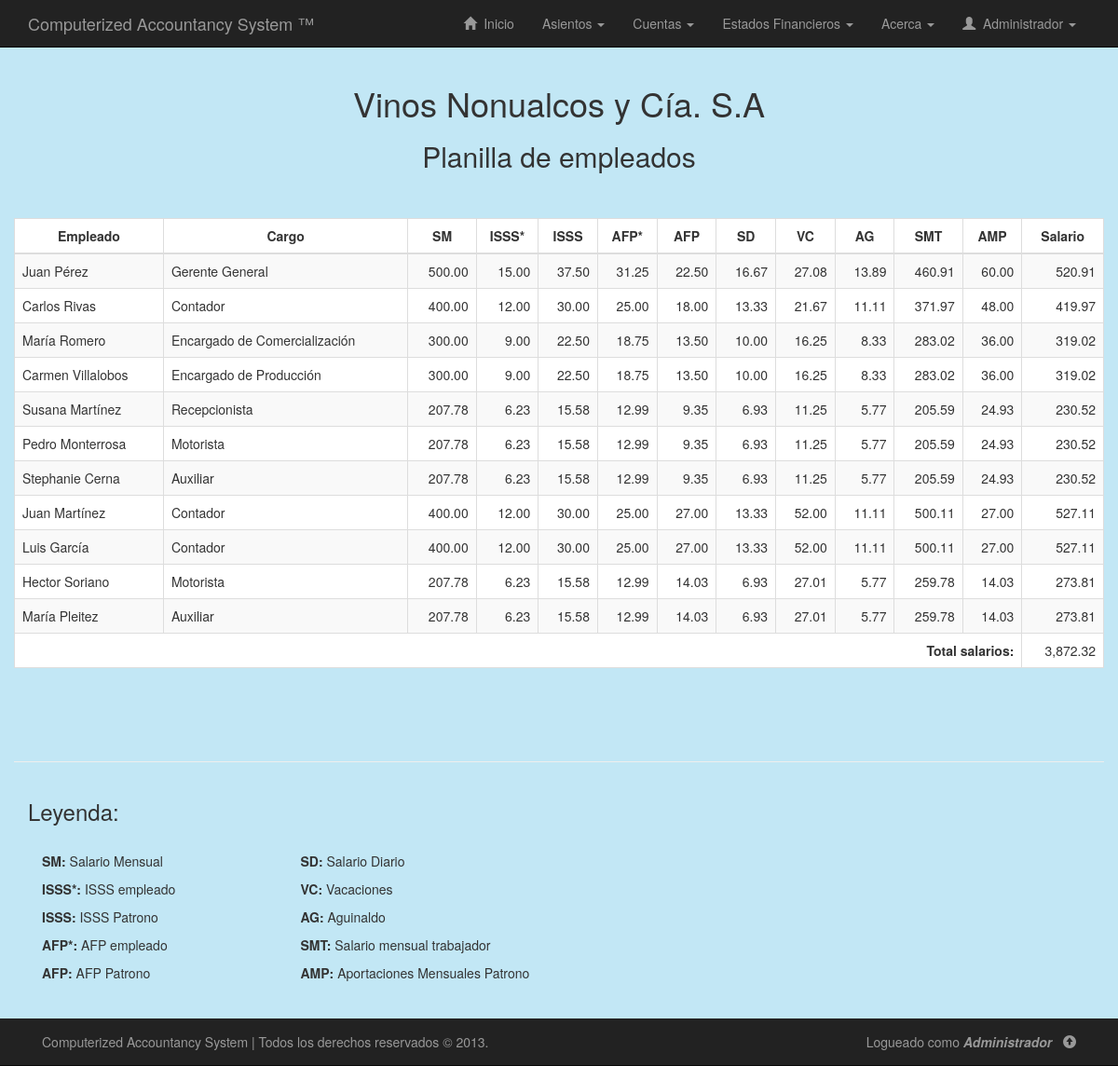
/casv2-master/php/ver-planilla.php (signed in), run on the app's committed database.
### tables this page shows
CREATE TABLE IF NOT EXISTS `empleados` (
  `id` int(11) NOT NULL AUTO_INCREMENT,
  `codigo_empleado` varchar(8) NOT NULL,
  `primer_nombre` varchar(50) DEFAULT NULL,
  `segundo_nombre` varchar(50) DEFAULT NULL,
  `primer_apellido` varchar(50) DEFAULT NULL,
  `segundo_apellido` varchar(50) DEFAULT NULL,
  `cargo` varchar(30) DEFAULT NULL,
  `salario_mensual_contratado` double NOT NULL,
  `isss_trabajador` double DEFAULT NULL,
  `isss_patrono` double DEFAULT NULL,
  `afp_trabajador` double DEFAULT NULL,
  `afp_patrono` double DEFAULT NULL,
  `salario_diario` double DEFAULT NULL,
  `vacaciones` double DEFAULT NULL,
  `aguinaldo` double DEFAULT NULL,
  `salario_mensual` double DEFAULT NULL,
  `aportaciones_mensuales_patrono` double DEFAULT NULL,
  `pago_salario_patrono` double DEFAULT NULL,
  PRIMARY KEY (`id`),
  UNIQUE KEY `codigo_empleado` (`codigo_empleado`)
);

### casv2-master/php/ver-planilla.php (the view, shortened to what this page needs)
<!DOCTYPE html>
<html lang="es">
<head>
	<link rel="stylesheet" href="../css/bootstrap.min.css"/>
	<link rel="stylesheet" href="../css/estilos.css"/>
</head>
<body style='background:#C2E7F5'>
	<?php include("nav.php"); ?>
	<div class="container">
		<div class="row">
			<div class="col-lg-12 text-center">
				<h1>Vinos Nonualcos y Cía. S.A</h1>
				<h2>Planilla de empleados</h2>
			</div>
			<br><br>
			<table class='table table-bordered table-striped table-hover'>
				<thead>
					<tr>
						<th class="text-center">Empleado</th>
						<th class="text-center">Cargo</th>
						<th class="text-center">SM</th>
						<th class="text-center">ISSS*</th>
						<th class="text-center">ISSS</th>
						<th class="text-center">AFP*</th>
						<th class="text-center">AFP</th>
						<th class="text-center">SD</th>
						<th class="text-center">VC</th>
						<th class="text-center">AG</th>
						<th class="text-center">SMT</th>
						<th class="text-center">AMP</th>
						<th class="text-center">Salario</th>
					</tr>
				</thead>
				<tbody>
						<?php
						$sql = "SELECT * FROM empleados";
						$ejecutar_consulta = $conexion->query($sql);
						if($ejecutar_consulta->num_rows > 0){
							while ($reg = $ejecutar_consulta->fetch_assoc()) {
								echo "<tr align='right'>";
								echo "<td align='left'>".utf8_encode($reg["primer_nombre"])." ".utf8_encode($reg["primer_apellido"])."</td>";
								echo "<td align='left'>".utf8_encode($reg["cargo"])."</td>";
								echo "<td>".number_format($reg["salario_mensual_contratado"],2)."</td>";
								echo "<td>".number_format($reg["isss_trabajador"],2)."</td>";
								echo "<td>".number_format($reg["isss_patrono"],2)."</td>";
								echo "<td>".number_format($reg["afp_trabajador"],2)."</td>";
								echo "<td>".number_format($reg["afp_patrono"],2)."</td>";
								echo "<td>".number_format($reg["salario_diario"],2)."</td>";
								echo "<td>".number_format($reg["vacaciones"],2)."</td>";
								echo "<td>".number_format($reg["aguinaldo"],2)."</td>";
								echo "<td>".number_format($reg["salario_mensual"],2)."</td>";
								echo "<td>".number_format($reg["aportaciones_mensuales_patrono"],2)."</td>";
								echo "<td>".number_format($reg["pago_salario_patrono"],2)."</td>";
								echo "</tr>";
							}
						}
						?>
						<?php
						$sql = "SELECT sum(pago_salario_patrono) total FROM empleados";
						$ejecutar_consulta = $conexion->query($sql);
						$total = $ejecutar_consulta->fetch_assoc();
						?>
						<tr>
							<td colspan="12" class="text-right"><strong>Total salarios:</strong></td>
							<td class="text-right"><?php echo number_format($total["total"],2); ?></td>
						</tr>
				</tbody>
			</table>
			<br><br><br><hr>
			<div class="col-lg-6">
				<h3>Leyenda:</h3>
				<br>
				<div class="col-lg-6">
					<p><strong>SM: </strong>Salario Mensual</p>
					<p><strong>ISSS*: </strong>ISSS empleado</p>
					<p><strong>ISSS: </strong>ISSS Patrono</p>
					<p><strong>AFP*: </strong>AFP empleado</p>
					<p><strong>AFP: </strong>AFP Patrono</p>
				</div>
				<div class="col-lg-6 pull-left">
					<p><strong>SD: </strong>Salario Diario</p>
					<p><strong>VC: </strong>Vacaciones</p>
					<p><strong>AG: </strong>Aguinaldo</p>
					<p><strong>SMT: </strong>Salario mensual trabajador</p>
					<p><strong>AMP: </strong>Aportaciones Mensuales Patrono</p>
				</div>
			</div>
		</div>
	<?php include("footer.php"); ?>
</body>
</html>

### casv2-master/css/estilos.css (style rules this page uses)
body { background: #fff; margin-bottom: 80px; }
table { background: #FFF; }

### data on the page
empleados: primer_nombre "Juan", primer_apellido "Pérez", cargo "Gerente General", salario_mensual_contratado "500.00", isss_trabajador "15.00", isss_patrono "37.50", afp_trabajador "31.25", afp_patrono "22.50", salario_diario "16.67", vacaciones "27.08", aguinaldo "13.89", salario_mensual "460.91", aportaciones_mensuales_patrono "60.00", pago_salario_patrono "520.91"
empleados: primer_nombre "Carlos", primer_apellido "Rivas", cargo "Contador", salario_mensual_contratado "400.00", isss_trabajador "12.00", isss_patrono "30.00", afp_trabajador "25.00", afp_patrono "18.00", salario_diario "13.33", vacaciones "21.67", aguinaldo "11.11", salario_mensual "371.97", aportaciones_mensuales_patrono "48.00", pago_salario_patrono "419.97"
empleados: primer_nombre "María", primer_apellido "Romero", cargo "Encargado de Comercialización", salario_mensual_contratado "300.00", isss_trabajador "9.00", isss_patrono "22.50", afp_trabajador "18.75", afp_patrono "13.50", salario_diario "10.00", vacaciones "16.25", aguinaldo "8.33", salario_mensual "283.02", aportaciones_mensuales_patrono "36.00", pago_salario_patrono "319.02"
empleados: primer_nombre "Carmen", primer_apellido "Villalobos", cargo "Encargado de Producción", salario_mensual_contratado "300.00", isss_trabajador "9.00", isss_patrono "22.50", afp_trabajador "18.75", afp_patrono "13.50", salario_diario "10.00", vacaciones "16.25", aguinaldo "8.33", salario_mensual "283.02", aportaciones_mensuales_patrono "36.00", pago_salario_patrono "319.02"
empleados: primer_nombre "Susana", primer_apellido "Martínez", cargo "Recepcionista", salario_mensual_contratado "207.78", isss_trabajador "6.23", isss_patrono "15.58", afp_trabajador "12.99", afp_patrono "9.35", salario_diario "6.93", vacaciones "11.25", aguinaldo "5.77", salario_mensual "205.59", aportaciones_mensuales_patrono "24.93", pago_salario_patrono "230.52"
empleados: primer_nombre "Pedro", primer_apellido "Monterrosa", cargo "Motorista", salario_mensual_contratado "207.78", isss_trabajador "6.23", isss_patrono "15.58", afp_trabajador "12.99", afp_patrono "9.35", salario_diario "6.93", vacaciones "11.25", aguinaldo "5.77", salario_mensual "205.59", aportaciones_mensuales_patrono "24.93", pago_salario_patrono "230.52"
empleados: primer_nombre "Stephanie", primer_apellido "Cerna", cargo "Auxiliar", salario_mensual_contratado "207.78", isss_trabajador "6.23", isss_patrono "15.58", afp_trabajador "12.99", afp_patrono "9.35", salario_diario "6.93", vacaciones "11.25", aguinaldo "5.77", salario_mensual "205.59", aportaciones_mensuales_patrono "24.93", pago_salario_patrono "230.52"
empleados: primer_nombre "Juan", primer_apellido "Martínez", cargo "Contador", salario_mensual_contratado "400.00", isss_trabajador "12.00", isss_patrono "30.00", afp_trabajador "25.00", afp_patrono "27.00", salario_diario "13.33", vacaciones "52.00", aguinaldo "11.11", salario_mensual "500.11", aportaciones_mensuales_patrono "27.00", pago_salario_patrono "527.11"
empleados: primer_nombre "Luis", primer_apellido "García", cargo "Contador", salario_mensual_contratado "400.00", isss_trabajador "12.00", isss_patrono "30.00", afp_trabajador "25.00", afp_patrono "27.00", salario_diario "13.33", vacaciones "52.00", aguinaldo "11.11", salario_mensual "500.11", aportaciones_mensuales_patrono "27.00", pago_salario_patrono "527.11"
empleados: primer_nombre "Hector", primer_apellido "Soriano", cargo "Motorista", salario_mensual_contratado "207.78", isss_trabajador "6.23", isss_patrono "15.58", afp_trabajador "12.99", afp_patrono "14.03", salario_diario "6.93", vacaciones "27.01", aguinaldo "5.77", salario_mensual "259.78", aportaciones_mensuales_patrono "14.03", pago_salario_patrono "273.81"
empleados: primer_nombre "María", primer_apellido "Pleitez", cargo "Auxiliar", salario_mensual_contratado "207.78", isss_trabajador "6.23", isss_patrono "15.58", afp_trabajador "12.99", afp_patrono "14.03", salario_diario "6.93", vacaciones "27.01", aguinaldo "5.77", salario_mensual "259.78", aportaciones_mensuales_patrono "14.03", pago_salario_patrono "273.81"

### other printed values
$_SESSION['usuario'] "Administrador"
$total["total"] "3,872.32"
$_SESSION["usuario"] "Administrador"
